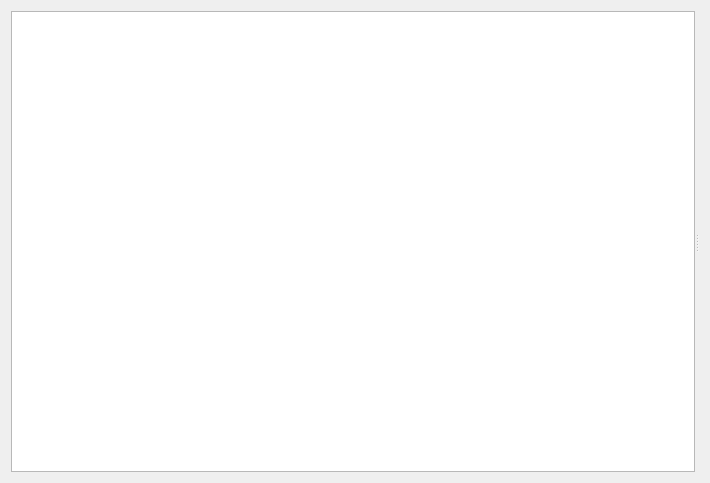
<?xml version="1.0" encoding="UTF-8"?>
<ui version="4.0">
 <class>UISettings</class>
 <widget class="QWidget" name="UISettings">
  <property name="geometry">
   <rect>
    <x>0</x>
    <y>0</y>
    <width>710</width>
    <height>483</height>
   </rect>
  </property>
  <property name="acceptDrops">
   <bool>false</bool>
  </property>
  <property name="windowTitle">
   <string>設定</string>
  </property>
  <layout class="QVBoxLayout" name="verticalLayout">
   <item>
    <widget class="QSplitter" name="splitter">
     <property name="orientation">
      <enum>Qt::Horizontal</enum>
     </property>
     <widget class="QListWidget" name="listWidget"/>
     <widget class="QWidget" name="widget" native="true">
      <layout class="QVBoxLayout" name="verticalLayout_2">
       <property name="spacing">
        <number>0</number>
       </property>
       <property name="leftMargin">
        <number>0</number>
       </property>
       <property name="topMargin">
        <number>0</number>
       </property>
       <property name="rightMargin">
        <number>0</number>
       </property>
       <property name="bottomMargin">
        <number>0</number>
       </property>
      </layout>
     </widget>
    </widget>
   </item>
  </layout>
 </widget>
 <resources/>
 <connections/>
</ui>
